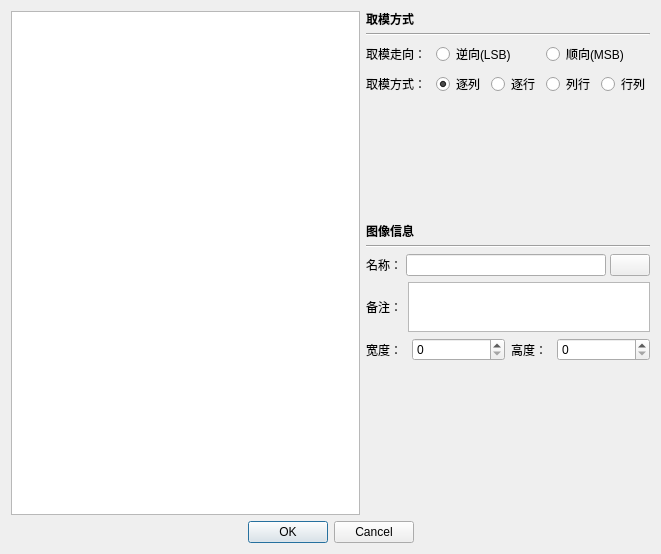
<?xml version="1.0" encoding="UTF-8"?>
<ui version="4.0">
 <class>DialogImportHex</class>
 <widget class="QDialog" name="DialogImportHex">
  <property name="geometry">
   <rect>
    <x>0</x>
    <y>0</y>
    <width>661</width>
    <height>554</height>
   </rect>
  </property>
  <property name="windowTitle">
   <string>导入数据</string>
  </property>
  <layout class="QGridLayout" name="gridLayout" columnstretch="2,1">
   <item row="0" column="0">
    <widget class="QTextEdit" name="textEdit">
     <property name="font">
      <font>
       <family>Consolas</family>
      </font>
     </property>
     <property name="lineWrapMode">
      <enum>QTextEdit::WidgetWidth</enum>
     </property>
     <property name="tabStopDistance">
      <double>40.000000000000000</double>
     </property>
    </widget>
   </item>
   <item row="0" column="1">
    <layout class="QVBoxLayout" name="verticalLayout_2">
     <item>
      <widget class="QLabel" name="label">
       <property name="maximumSize">
        <size>
         <width>16777215</width>
         <height>16</height>
        </size>
       </property>
       <property name="font">
        <font>
         <bold>true</bold>
        </font>
       </property>
       <property name="text">
        <string>取模方式</string>
       </property>
      </widget>
     </item>
     <item>
      <widget class="Line" name="line">
       <property name="orientation">
        <enum>Qt::Horizontal</enum>
       </property>
      </widget>
     </item>
     <item>
      <layout class="QVBoxLayout" name="verticalLayout" stretch="0,0,0">
       <item>
        <layout class="QHBoxLayout" name="horizontalLayout">
         <item>
          <widget class="QLabel" name="label_2">
           <property name="minimumSize">
            <size>
             <width>0</width>
             <height>0</height>
            </size>
           </property>
           <property name="maximumSize">
            <size>
             <width>64</width>
             <height>16777215</height>
            </size>
           </property>
           <property name="text">
            <string>取模走向：</string>
           </property>
          </widget>
         </item>
         <item>
          <widget class="QRadioButton" name="radioButton_LSB">
           <property name="text">
            <string>逆向(LSB)</string>
           </property>
          </widget>
         </item>
         <item>
          <widget class="QRadioButton" name="radioButton_MSB">
           <property name="text">
            <string>顺向(MSB)</string>
           </property>
          </widget>
         </item>
        </layout>
       </item>
       <item>
        <layout class="QHBoxLayout" name="horizontalLayout_2">
         <item>
          <widget class="QLabel" name="label_3">
           <property name="minimumSize">
            <size>
             <width>64</width>
             <height>0</height>
            </size>
           </property>
           <property name="text">
            <string>取模方式：</string>
           </property>
          </widget>
         </item>
         <item>
          <widget class="QRadioButton" name="radioButton_ZL">
           <property name="text">
            <string>逐列</string>
           </property>
           <property name="checked">
            <bool>true</bool>
           </property>
          </widget>
         </item>
         <item>
          <widget class="QRadioButton" name="radioButton_ZH">
           <property name="text">
            <string>逐行</string>
           </property>
          </widget>
         </item>
         <item>
          <widget class="QRadioButton" name="radioButton_LH">
           <property name="text">
            <string>列行</string>
           </property>
          </widget>
         </item>
         <item>
          <widget class="QRadioButton" name="radioButton_HL">
           <property name="text">
            <string>行列</string>
           </property>
          </widget>
         </item>
        </layout>
       </item>
       <item>
        <layout class="QHBoxLayout" name="horizontalLayout_3">
         <item>
          <spacer name="horizontalSpacer">
           <property name="orientation">
            <enum>Qt::Horizontal</enum>
           </property>
           <property name="sizeHint" stdset="0">
            <size>
             <width>40</width>
             <height>20</height>
            </size>
           </property>
          </spacer>
         </item>
         <item>
          <widget class="LatticeShow" name="widget" native="true">
           <property name="minimumSize">
            <size>
             <width>115</width>
             <height>115</height>
            </size>
           </property>
           <property name="maximumSize">
            <size>
             <width>115</width>
             <height>115</height>
            </size>
           </property>
           <property name="cursor">
            <cursorShape>ArrowCursor</cursorShape>
           </property>
          </widget>
         </item>
         <item>
          <spacer name="horizontalSpacer_2">
           <property name="orientation">
            <enum>Qt::Horizontal</enum>
           </property>
           <property name="sizeHint" stdset="0">
            <size>
             <width>40</width>
             <height>20</height>
            </size>
           </property>
          </spacer>
         </item>
        </layout>
       </item>
      </layout>
     </item>
     <item>
      <widget class="QLabel" name="label_4">
       <property name="maximumSize">
        <size>
         <width>16777215</width>
         <height>16</height>
        </size>
       </property>
       <property name="font">
        <font>
         <bold>true</bold>
        </font>
       </property>
       <property name="text">
        <string>图像信息</string>
       </property>
      </widget>
     </item>
     <item>
      <widget class="Line" name="line_2">
       <property name="orientation">
        <enum>Qt::Horizontal</enum>
       </property>
      </widget>
     </item>
     <item>
      <layout class="QHBoxLayout" name="horizontalLayout_5">
       <property name="spacing">
        <number>4</number>
       </property>
       <item>
        <widget class="QLabel" name="label_7">
         <property name="minimumSize">
          <size>
           <width>0</width>
           <height>0</height>
          </size>
         </property>
         <property name="maximumSize">
          <size>
           <width>40</width>
           <height>16777215</height>
          </size>
         </property>
         <property name="text">
          <string>名称：</string>
         </property>
        </widget>
       </item>
       <item>
        <widget class="QLineEdit" name="lineEditName">
        </widget>
       </item>
       <item>
        <widget class="QPushButton" name="btnAddBrief">
         <property name="minimumSize">
          <size>
           <width>0</width>
           <height>0</height>
          </size>
         </property>
         <property name="baseSize">
          <size>
           <width>0</width>
           <height>0</height>
          </size>
         </property>
         <property name="toolTip">
          <string>添加备注</string>
         </property>
         <property name="layoutDirection">
          <enum>Qt::LeftToRight</enum>
         </property>
         <property name="text">
          <string/>
         </property>
         <property name="icon">
          <iconset resource="../Img.qrc">
           <normaloff>:/Image/Others/Brief.svg</normaloff>:/Image/Others/Brief.svg</iconset>
         </property>
         <property name="iconSize">
          <size>
           <width>16</width>
           <height>17</height>
          </size>
         </property>
         <property name="flat">
          <bool>false</bool>
         </property>
        </widget>
       </item>
      </layout>
     </item>
     <item>
      <layout class="QHBoxLayout" name="horizontalLayout_6">
       <item>
        <layout class="QVBoxLayout" name="verticalLayout_3">
         <item>
          <widget class="QLabel" name="label_Brief">
           <property name="maximumSize">
            <size>
             <width>40</width>
             <height>16777215</height>
            </size>
           </property>
           <property name="text">
            <string>备注：</string>
           </property>
          </widget>
         </item>
        </layout>
       </item>
       <item>
        <widget class="QPlainTextEdit" name="plainTextEditBrief">
         <property name="maximumSize">
          <size>
           <width>16777215</width>
           <height>50</height>
          </size>
         </property>
        </widget>
       </item>
      </layout>
     </item>
     <item>
      <layout class="QHBoxLayout" name="horizontalLayout_4">
       <item>
        <widget class="QLabel" name="label_5">
         <property name="maximumSize">
          <size>
           <width>40</width>
           <height>16777215</height>
          </size>
         </property>
         <property name="text">
          <string>宽度：</string>
         </property>
        </widget>
       </item>
       <item>
        <widget class="QUnitSpinBox" name="spinBoxWidth">
         <property name="maximum">
          <number>1024</number>
         </property>
        </widget>
       </item>
       <item>
        <widget class="QLabel" name="label_6">
         <property name="minimumSize">
          <size>
           <width>0</width>
           <height>0</height>
          </size>
         </property>
         <property name="maximumSize">
          <size>
           <width>40</width>
           <height>16777215</height>
          </size>
         </property>
         <property name="text">
          <string>高度：</string>
         </property>
        </widget>
       </item>
       <item>
        <widget class="QUnitSpinBox" name="spinBoxHeight">
         <property name="maximum">
          <number>1024</number>
         </property>
        </widget>
       </item>
      </layout>
     </item>
     <item>
      <spacer name="verticalSpacer">
       <property name="orientation">
        <enum>Qt::Vertical</enum>
       </property>
       <property name="sizeHint" stdset="0">
        <size>
         <width>20</width>
         <height>40</height>
        </size>
       </property>
      </spacer>
     </item>
     <item>
      <widget class="QLabel" name="labelPreview">
       <property name="minimumSize">
        <size>
         <width>256</width>
         <height>128</height>
        </size>
       </property>
       <property name="text">
        <string/>
       </property>
       <property name="alignment">
        <set>Qt::AlignCenter</set>
       </property>
      </widget>
     </item>
    </layout>
   </item>
   <item row="1" column="0" colspan="2">
    <widget class="QDialogButtonBox" name="buttonBox">
     <property name="orientation">
      <enum>Qt::Horizontal</enum>
     </property>
     <property name="standardButtons">
      <set>QDialogButtonBox::Cancel|QDialogButtonBox::Ok</set>
     </property>
     <property name="centerButtons">
      <bool>true</bool>
     </property>
    </widget>
   </item>
  </layout>
 </widget>
 <customwidgets>
  <customwidget>
   <class>QUnitSpinBox</class>
   <extends>QSpinBox</extends>
   <header location="global">custom/qunitspinbox.h</header>
  </customwidget>
  <customwidget>
   <class>LatticeShow</class>
   <extends>QWidget</extends>
   <header location="global">custom/latticeshow.h</header>
   <container>1</container>
  </customwidget>
 </customwidgets>
 <resources>
  <include location="../Img.qrc"/>
 </resources>
 <connections>
  <connection>
   <sender>buttonBox</sender>
   <signal>accepted()</signal>
   <receiver>DialogImportHex</receiver>
   <slot>accept()</slot>
   <hints>
    <hint type="sourcelabel">
     <x>248</x>
     <y>254</y>
    </hint>
    <hint type="destinationlabel">
     <x>157</x>
     <y>274</y>
    </hint>
   </hints>
  </connection>
  <connection>
   <sender>buttonBox</sender>
   <signal>rejected()</signal>
   <receiver>DialogImportHex</receiver>
   <slot>reject()</slot>
   <hints>
    <hint type="sourcelabel">
     <x>316</x>
     <y>260</y>
    </hint>
    <hint type="destinationlabel">
     <x>286</x>
     <y>274</y>
    </hint>
   </hints>
  </connection>
 </connections>
</ui>
